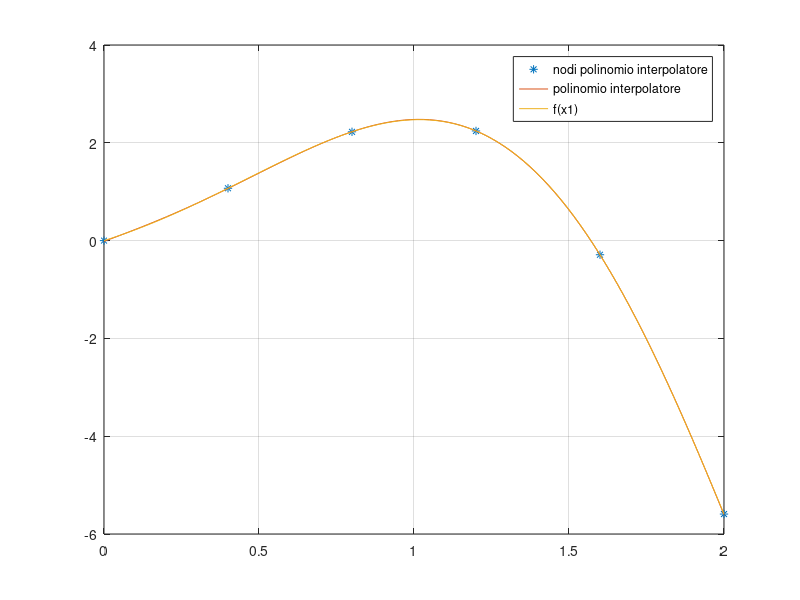

Recreate this plot in MATLAB.
close all
clear all
clc

n = 5;
a=0;
b=2;
f = @(x) exp(x).*sin(2*x);
x = linspace(a,b,n+1); %vettore con n+1 nodi
y = f(x); 
plot(x,y,'*'); %nodi del polinomio interpolante

hold on

%polinomio interpolante
x1 = linspace(a,b);
y1 = f(x1); %funzione su 100 punti
coeff_p = polyfit(x1,y1,n); %coefficienti polinomio di interpolazione
val_p = polyval(coeff_p,x1);
plot(x1,val_p); %grafico polinomio interpolatore
plot(x1,y1); %grafico funzione
grid on
legend("nodi polinomio interpolatore","polinomio interpolatore","f(x1)")
